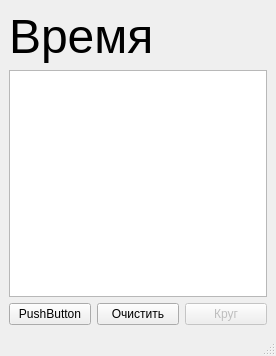
<?xml version="1.0" encoding="UTF-8"?>
<ui version="4.0">
 <class>MainWindow</class>
 <widget class="QMainWindow" name="MainWindow">
  <property name="geometry">
   <rect>
    <x>0</x>
    <y>0</y>
    <width>276</width>
    <height>356</height>
   </rect>
  </property>
  <property name="windowTitle">
   <string>MainWindow</string>
  </property>
  <widget class="QWidget" name="centralwidget">
   <layout class="QVBoxLayout" name="verticalLayout_2">
    <item>
     <layout class="QVBoxLayout" name="verticalLayout">
      <item>
       <widget class="QLabel" name="label">
        <property name="font">
         <font>
          <pointsize>36</pointsize>
         </font>
        </property>
        <property name="text">
         <string>Время</string>
        </property>
       </widget>
      </item>
      <item>
       <widget class="QTextBrowser" name="textBrowser"/>
      </item>
      <item>
       <layout class="QHBoxLayout" name="horizontalLayout">
        <item>
         <widget class="QPushButton" name="pushButton">
          <property name="text">
           <string>PushButton</string>
          </property>
         </widget>
        </item>
        <item>
         <widget class="QPushButton" name="pushButton_2">
          <property name="text">
           <string>Очистить</string>
          </property>
         </widget>
        </item>
        <item>
         <widget class="QPushButton" name="pushButton_3">
          <property name="enabled">
           <bool>false</bool>
          </property>
          <property name="mouseTracking">
           <bool>false</bool>
          </property>
          <property name="tabletTracking">
           <bool>false</bool>
          </property>
          <property name="text">
           <string>Круг</string>
          </property>
          <property name="autoRepeat">
           <bool>false</bool>
          </property>
          <property name="autoExclusive">
           <bool>false</bool>
          </property>
          <property name="autoDefault">
           <bool>false</bool>
          </property>
         </widget>
        </item>
       </layout>
      </item>
     </layout>
    </item>
   </layout>
  </widget>
  <widget class="QMenuBar" name="menubar">
   <property name="geometry">
    <rect>
     <x>0</x>
     <y>0</y>
     <width>276</width>
     <height>22</height>
    </rect>
   </property>
  </widget>
  <widget class="QStatusBar" name="statusbar"/>
 </widget>
 <resources/>
 <connections/>
</ui>
